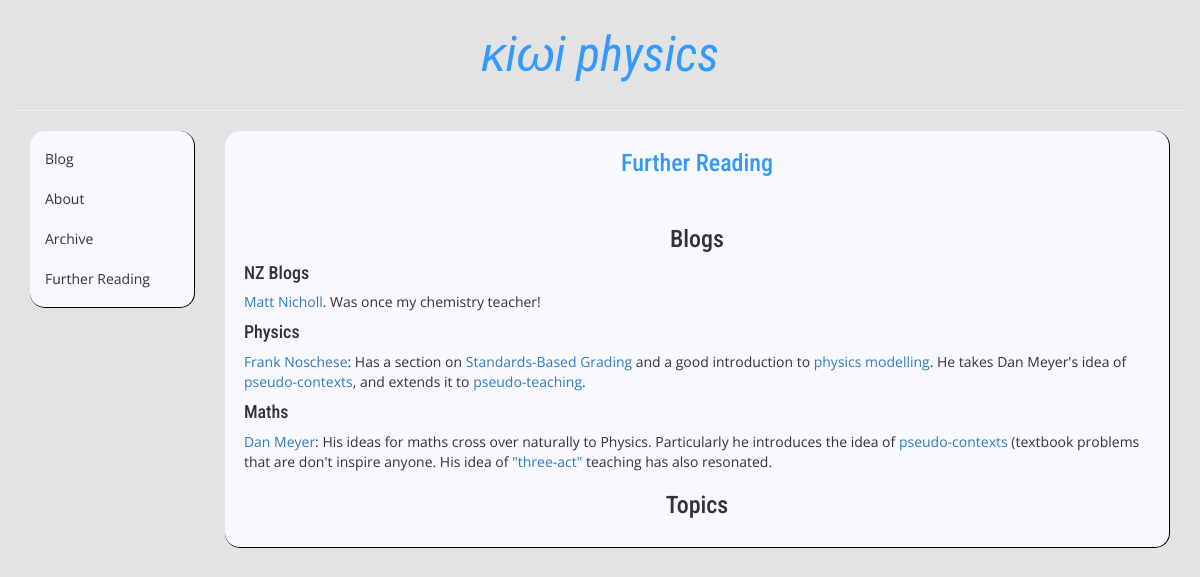
The page /further-reading/ on the database its author committed.
### blog/models.py (models this page shows, shortened)
class Extra(models.Model):
    title = models.CharField(max_length=140)
    body = models.TextField()
    slug = models.SlugField(max_length=200, unique=True)
    class Meta:
        verbose_name = "Extra Page"
        verbose_name_plural = "Extra Pages"

### blog/views.py (the view)
# urls.py: url(r'^further-reading/$', views.further, name='further'),
def further(request):
   context = Extra.objects.get(slug="further-reading")
   return render(request, 'blog/basic.html', {"context": context})

### blog/templates/blog/basic.html
{% extends "blog/header.html" %}
{% block content %}
<div class="blogShort">
	<center><h3 class = "blog_headings">{{ context.title }}</h3></center><br>
	<p> {{ context.body|safe }} </p>
</div>
{% endblock %}

### blog/static/blog/style.css (style rules this page uses)
p { font-family: 'Open Sans', sans-serif; font-size: 14px; }
h4 { font-family: 'Roboto Condensed', sans-serif }
h3 { font-family: 'Roboto Condensed', sans-serif }
a { font-family: 'Open Sans', sans-serif; }
.blog_headings { color: #3399ff; margin-top: 0cm; text-align: center; font-family: 'Roboto Condensed', sans-serif }
.blogShort { border-bottom:1px solid #000000; border-right:1px solid #000000; background-color: #f8f8ff; border-radius: 15px; -moz-border-radius: 15px; -webkit-border-radius: 15px; padding-left: 0.5cm; padding-right: 0.5cm; padding-top: 0.5cm; padding-bottom: 0.5cm; }

### blog/templates/blog/header.html (style rules this page uses)
html, body { height:100% }

### rows shown on the page
Extra: title "Further Reading", body "Blogs NZ Blogs Matt Nicholl . Was once my chemistry teacher! Physics Frank Noschese : Has a section on Standards-Based Grading and a good introduction to physics modelling . He takes Dan Meyer's idea of pseudo-contexts , and extends it to pseudo-teaching . Maths Dan Meyer : His ideas for maths cross over naturally to Physics. Particularly he introduces the idea of pseudo-contexts (textbook problems that are don't inspire anyone. His idea of \"three-act\" teaching has also resonated. Topics"
